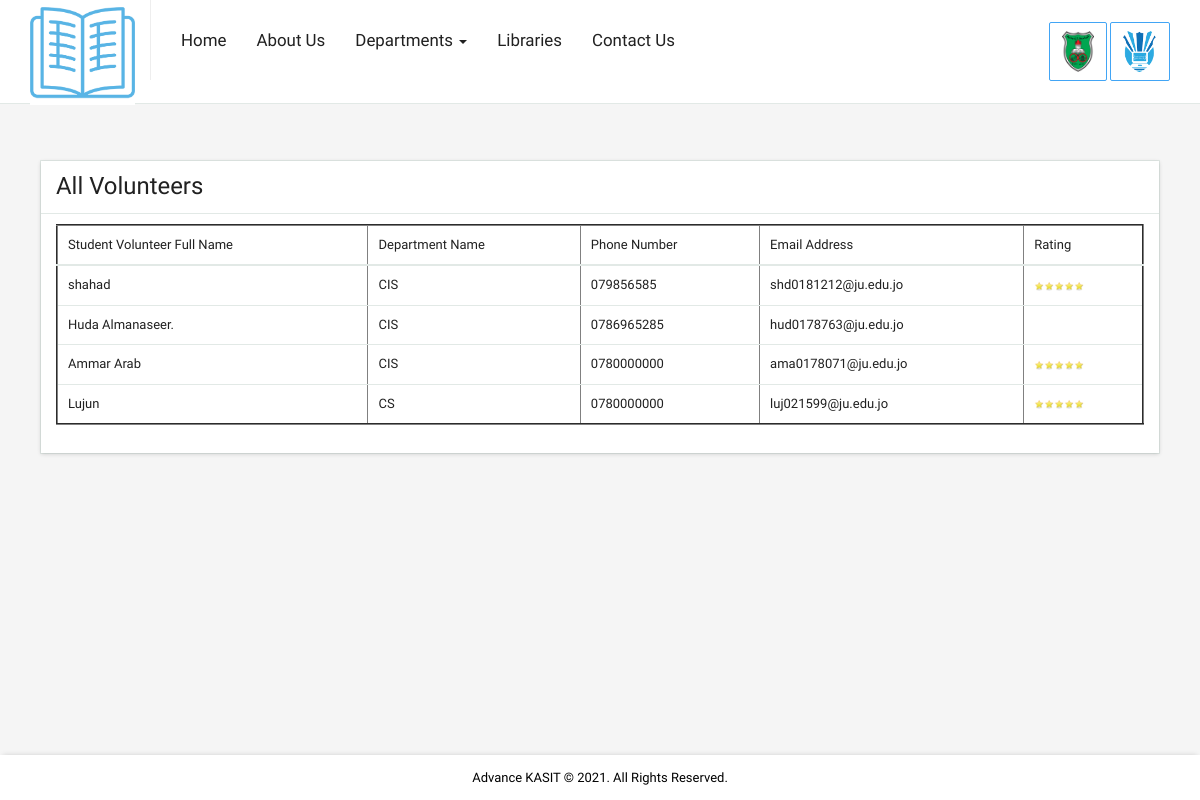
Screenshot of /Advance_KASIT_Code/All_Volunteers.php with the database file from the repository.
### tables this page shows
CREATE TABLE `students` (
  `Uni_Number` int(7) NOT NULL,
  `Full_Name` varchar(250) NOT NULL,
  `Department_Name` varchar(250) NOT NULL,
  `Email_Address` varchar(250) NOT NULL,
  `Phone_Number` varchar(250) NOT NULL,
  `Password` varchar(250) NOT NULL,
  `Volunteer_Status` varchar(250) NOT NULL,
  `Total_Rates` int(20) NOT NULL,
  `Add_Date_Time` timestamp NOT NULL DEFAULT current_timestamp() ON UPDATE current_timestamp()
);

### Advance_KASIT_Code/All_Volunteers.php (the view, shortened to what this page needs)
<?php
include("includes/config.php");
?>
<!DOCTYPE html>
<html class="transition-navbar-scroll top-navbar-xlarge bottom-footer" lang="en">
<head>
  <link href="css/vendor/all.css" rel="stylesheet">
  <link href="css/app/app.css" rel="stylesheet">
    <link rel="stylesheet" href="themes/default/default.css" type="text/css" media="screen" />
	    <link rel="stylesheet" href="nivo-slider.css" type="text/css" media="screen" />
    <link rel="stylesheet" href="style.css" type="text/css" media="screen" />
</head>
<body>
  <div class="navbar navbar-default navbar-fixed-top navbar-size-large navbar-size-xlarge paper-shadow" data-z="0" data-animated role="navigation">
    <div class="container">
      <div class="navbar-header">
        <div class="navbar-brand navbar-brand-logo">
          <a href="index.php">
           					<center><img src="images/logo2.png" width="100px" height="105px"/></center>
          </a>
        </div>
      </div>
      <div class="collapse navbar-collapse" id="main-nav">
        <ul class="nav navbar-nav navbar-nav-margin-left">
		 <li class="dropdown ">
            <a href="index.php" class="">Home</a>
          </li>
		 <li class="dropdown">
            <a href="About_Us.php" class="">About Us</a>
          </li>
		  <li class="dropdown">
            <a href="#" class="dropdown-toggle" data-toggle="dropdown">Departments <span class="caret"></span></a>
          </li>
		  <li class="dropdown">
            <a href="Libraries.php" class="">Libraries</a>
          </li>
		  <li class="dropdown">
            <a href="Contact_Us.php" class="">Contact Us</a>
          </li>
        </ul>
        <div class="navbar-right" >
      <a href="http://ju.edu.jo/home.aspx" target="_blank" class="navbar-btn btn btn-primary" style="background-color:#fff"><img src="images/ju.png" width="32px"/></a>
          <a href="http://computer.ju.edu.jo/Home.aspx" target="_blank" class="navbar-btn btn btn-primary" style="background-color:#fff"><img src="images/kasit2.png" width="34px"/></a>
	   </div>
      </div>
    </div>
  </div>
  <div class="container">
    <div class="page-section">
<br><br><br><br>
      <div class="row">
	    <div class="col-md-8 col-lg-12" style="margin-top:-40px">
        <div class="col-md-12 col-lg-12">
          <div class="panel panel-default paper-shadow" data-z="0.5">
            <ul class="list-group">
              <li class="list-group-item">
                <div class="media v-middle">
                  <div class="media-body">
                    <h4 class="text-headline margin-none">All Volunteers</h4>
                  </div>
                </div>
              </li>
              <li class="list-group-item media v-middle" style="overflow-x: auto;
  overflow-y: hidden;
  white-space: nowrap;">
                <div class="media-body">
<center>
  <table data-toggle="data-table" class="table" cellspacing="0" width="100%" border="2">
              <thead>
                <tr>
				                  <th>Student Volunteer Full Name</th>
                  <th>Department Name</th>
                  <th>Phone Number</th>
                  <th>Email Address</th>
                  <th>Rating</th>
                </tr>
              </thead>
              <tbody>
			     <?php
					$sql1 = mysqli_query($Conn,"select * from students where Volunteer_Status='Accept' order by Uni_Number DESC");
					while ($row1 = mysqli_fetch_array($sql1)){
						$Full_Name = $row1['Full_Name'];
						$Department_Name = $row1['Department_Name'];
						$Phone_Number = $row1['Phone_Number'];
						$Email_Address = $row1['Email_Address'];
						$Rating = $row1['Total_Rates'];
						?>
                <tr>
				                  <td><?php echo $Full_Name; ?></td>
                  <td><?php echo $Department_Name; ?></td>
                  <td><?php echo $Phone_Number; ?></td>
                  <td><?php echo $Email_Address; ?></td>
                  <td>
				   <?php
				  for ($i=1; $i<=$Rating; $i++){
					  echo '<img width="10" height="10" src="images/star.png"/>';
				  }
				  ?>
				  </td>
                </tr>
				<?php
					}
					?>
              </tbody>
            </table>
</center>
                </div>
              </li>
            </ul>
          </div>
        </div>
        </div>
      </div>
  </div>
  <footer class="footer">
    <strong><font color="#000">Advance KASIT © 2021. All Rights Reserved.</font></strong>
  </footer>
</body>
</html>

### Advance_KASIT_Code/style.css (style rules this page uses)
html, body, div, span, applet, object, iframe, h1, h2, h3, h4, h5, h6, p, blockquote, pre, a, abbr, acronym, address, big, cite, code, del, dfn, em, font, img, ins, kbd, q, s, samp, small, strike, strong, sub, sup, tt, var, dl, dt, dd, ol, ul, li, fieldset, form, label, legend, caption, th, td { text-align:left; font-weight:normal; }
header, section, footer, aside, nav, article, figure { display: block; }

### rows the page displays
students: Full_Name "shahad", Department_Name "CIS", Phone_Number "079856585", Email_Address "shd0181212@ju.edu.jo", Total_Rates 5 (drawn)
students: Full_Name "Huda Almanaseer.", Department_Name "CIS", Phone_Number "0786965285", Email_Address "hud0178763@ju.edu.jo"
students: Full_Name "Ammar Arab", Department_Name "CIS", Phone_Number "0780000000", Email_Address "ama0178071@ju.edu.jo", Total_Rates 5 (drawn)
students: Full_Name "Lujun", Department_Name "CS", Phone_Number "0780000000", Email_Address "luj021599@ju.edu.jo", Total_Rates 5 (drawn)
